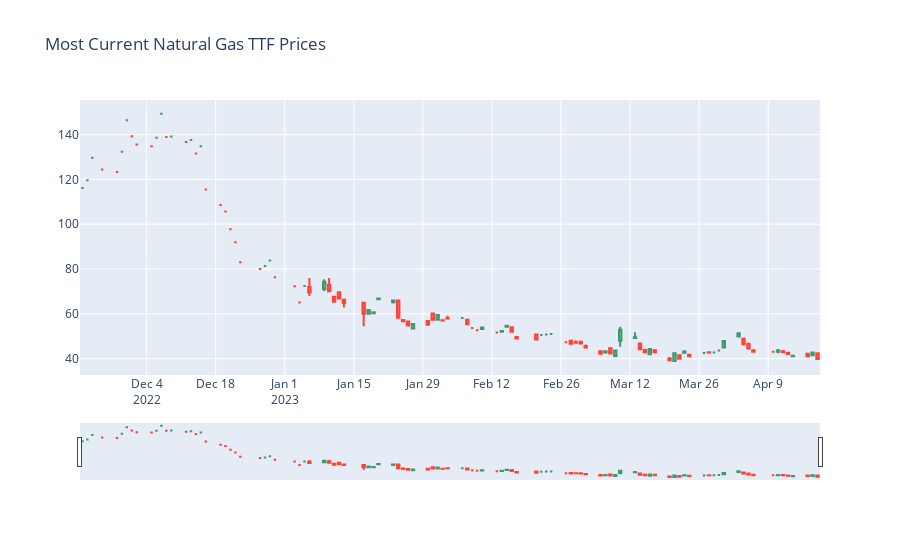

Write notebook code for a chart like this one.
### Markdown cell above
<a id='@35'></a>
### 35. **Best of Models and Implementation**
---
Understanding that there may be a better model among the ones we studied our choice of model goes to the Hyperparameter boosted Cross Validated model of the Support Vector Regressor Machine

### Code cell
stockCandle(dhR,'Most Current Natural Gas TTF Prices');
title_string=models_name['SV']+'Hyperparameter boosted Cross Validated model'
best_mod_params=models_imprv_CVKF['SV'].model.get_params()
print("\n__________________________________________________________________\n");print(title_string,'governing parameters');
for k in best_mod_params:
    print(" ",k,":",best_mod_params[k],sep='\t')
print("\n__________________________________________________________________\n");
models_imprv_CVKF['SV'].plotMetrics(dhR,title=title_string)
